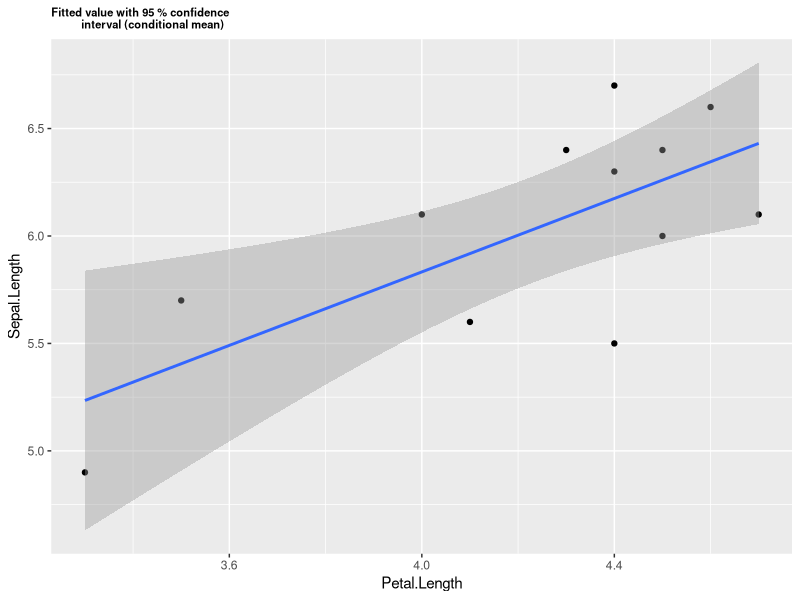
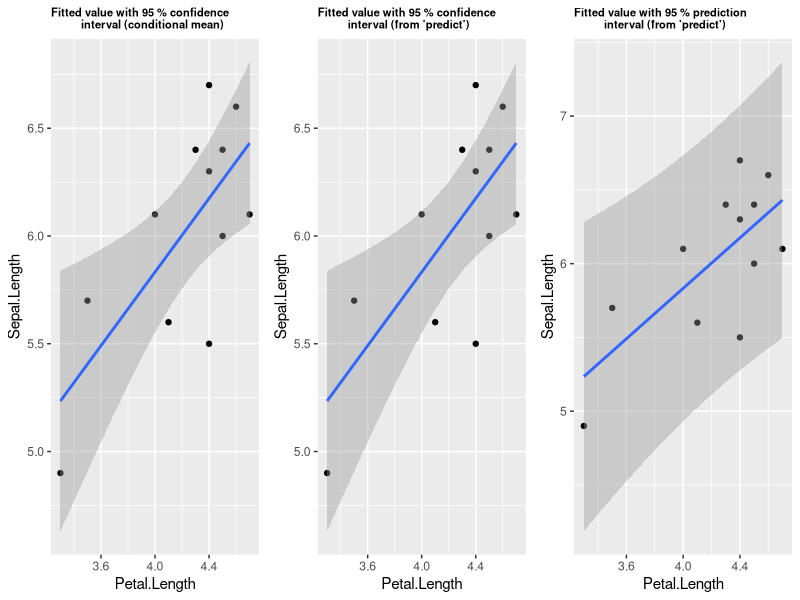
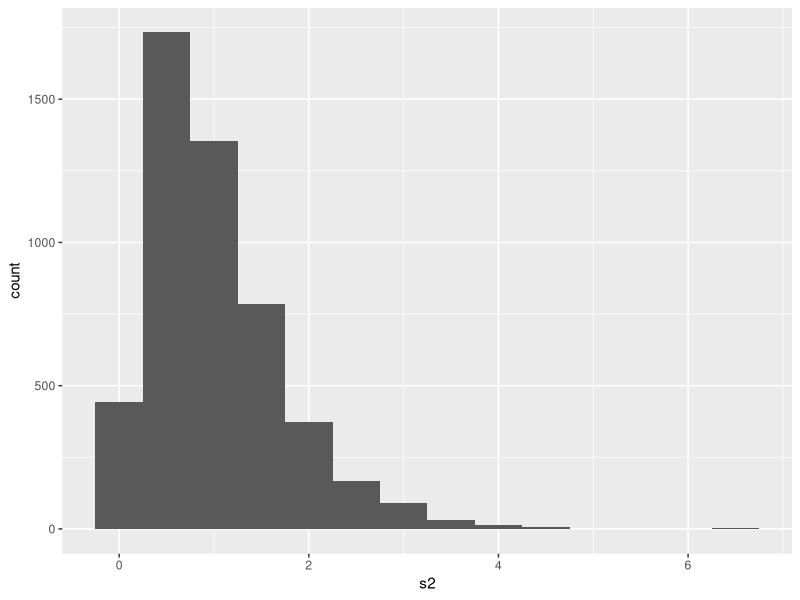
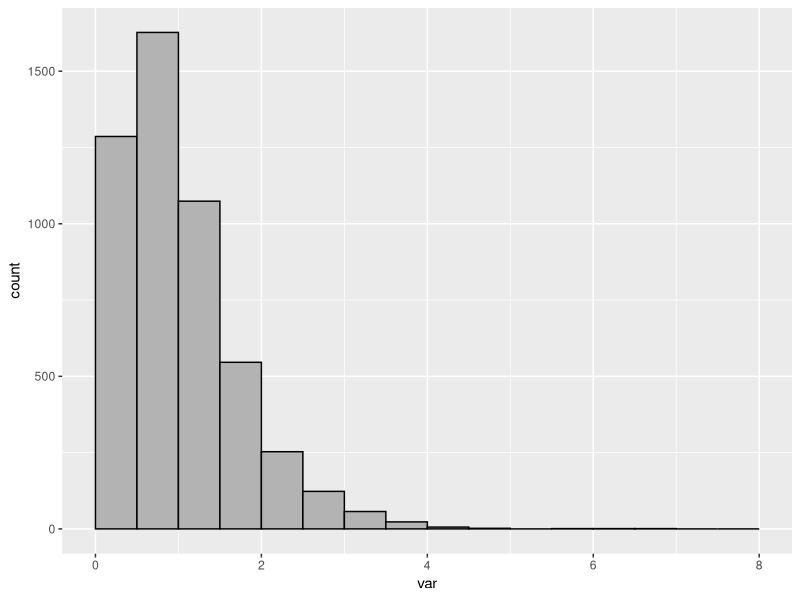
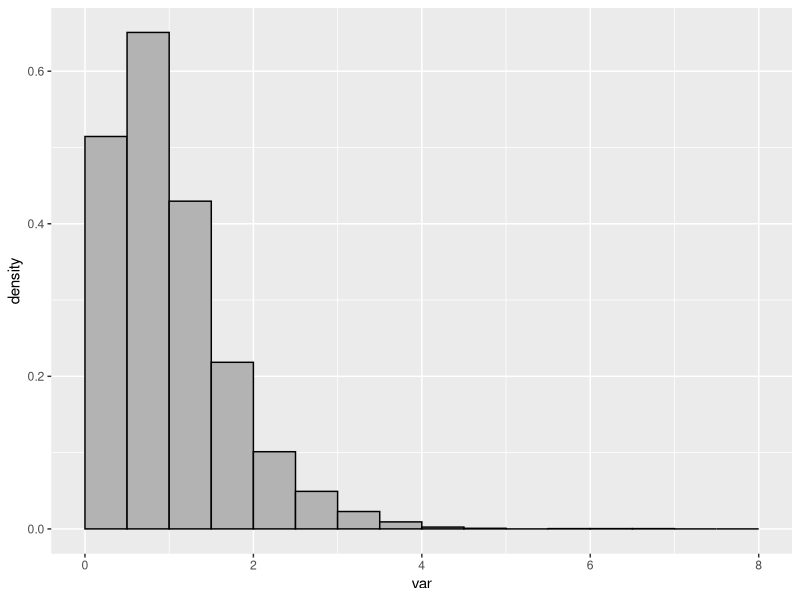

Source code (R) for these figures, in order: (Note: this script raises an error after producing the figures.)
## ---- chunk 1

library(dplyr)
library(emmeans)
library(ggplot2)
library(ggpubr)


data(iris, package = "datasets")

str(iris)

## ---- chunk 2

table(iris$Species)

## ---- chunk 3

iris_versi <- filter(iris, Species == "versicolor")

summary(iris_versi)

## ---- chunk 4

iris_versi$Species <- factor(iris_versi$Species)

nsamp <- 12

iris_versi_samp <- sample(1:50, size = nsamp, replace = F)

pilot <- iris_versi[iris_versi_samp, ]


##  Gordana's simulation code

pilot_mod <- lm(Sepal.Length ~ Petal.Length, data = pilot)

summary(pilot_mod)

## ---- chunk 5

confint(pilot_mod)  

## ---- chunk 6

fit_gg <- ggplot(pilot, aes(x = Petal.Length, 
                            y = Sepal.Length)) + 
  geom_point() +
  geom_smooth(method = "lm") +
  ggtitle("Fitted value with 95 % confidence 
          interval (conditional mean)") + 
  theme(plot.title = element_text(size = 8, face = "bold"))

print(fit_gg)

## ---- chunk 7

# range of petal length
my_range <- range(pilot$Petal.Length) 

X_pred <- seq(my_range[1], my_range[2], length = 12)

yhat_conf <- data.frame(
  predict(pilot_mod, interval = "confidence", 
          newdata = data.frame(Petal.Length = X_pred)))

names(yhat_conf) <- c("yhat_conf_fit", "yhat_conf_lwr", "yhat_conf_upr")


yhat_pred <- data.frame(
  predict(pilot_mod, interval = "prediction", 
          newdata = data.frame(Petal.Length = X_pred)))

names(yhat_pred) <- c("yhat_pred_fit", "yhat_pred_lwr", "yhat_pred_upr")


yhat_all <- data.frame(Petal.Length = X_pred, yhat_conf, yhat_pred[ , -1])

names(yhat_all)[names(yhat_all) %in% "yhat_conf_fit"] <- "Sepal.Length"

##  Add to sample data

pilot$X_pred <- X_pred

pilot <- data.frame(pilot, yhat_conf)

pilot <- data.frame(pilot, 
                    yhat_pred_lwr = yhat_pred$yhat_pred_lwr,
                    yhat_pred_upr = yhat_pred$yhat_pred_upr)

##  Plot fitted values and intervals from "predict" function

fit_conf <- ggplot(pilot, aes(x = Petal.Length, y = Sepal.Length)) + 
  geom_point() +
  geom_smooth(
    data = yhat_all, aes(ymin = yhat_conf_lwr, 
                         ymax = yhat_conf_upr), 
    stat = "identity") +
  ggtitle("Fitted value with 95 % confidence 
          interval (from 'predict')")+ 
  theme(plot.title = element_text(size = 8, face = "bold"))


fit_pred <- ggplot(pilot, aes(x = Petal.Length, y = Sepal.Length)) + 
  geom_point() +
  geom_smooth(data = yhat_all, aes(ymin = yhat_pred_lwr, 
                                   ymax = yhat_pred_upr), 
              stat = "identity") +
  ggtitle("Fitted value with 95 % prediction 
          interval (from 'predict')")+ 
  theme(plot.title = element_text(size = 8, face = "bold"))

ggarrange(fit_gg, fit_conf, fit_pred, ncol = 3)

## ---- chunk 8

##  Histogram of one vector of values in ggplot2

##  Generate a vector of values

s2 <- numeric(5000)
for(i in 1:5000) {
  dd <- rnorm(5, 10, 1)
  s2[i] <- var(dd)
  rm(dd)
}

summary(s2)

## ---- chunk 9

##  Data in numeric vector

ggplot() + 
  aes(s2) + 
  geom_histogram(binwidth = 0.5)

## ---- chunk 10

##  Data in single-column data frame

s2.df <- data.frame(var = s2)

##  Y axis is frequency

ggplot(s2.df, aes(x = var)) +
  geom_histogram(breaks = 0:16*0.5, col = "black", 
                 fill = "grey70")


## ---- chunk 11

##  Y axis is density

ggplot(s2.df, aes(x = var, y = ..density..)) +
  geom_histogram(breaks = 0:16*0.5, col = "black", 
                 fill = "grey70")


## ---- chunk 12

##  Lattice

histogram(s2, breaks = 0:16*0.5, right = F, main = "Lattice")

range(s2)
## ---- chunk 13

##  Density plot

ggplot(s2.df, aes(x = var)) +
  geom_density()


## ---- chunk 14

##  Density plot - base graphics

plot(density(s2), main = "Base graphics")


## ---- chunk 15

##  Density plot - lattice

densityplot(s2, plot.points = F, main = "Lattice")
